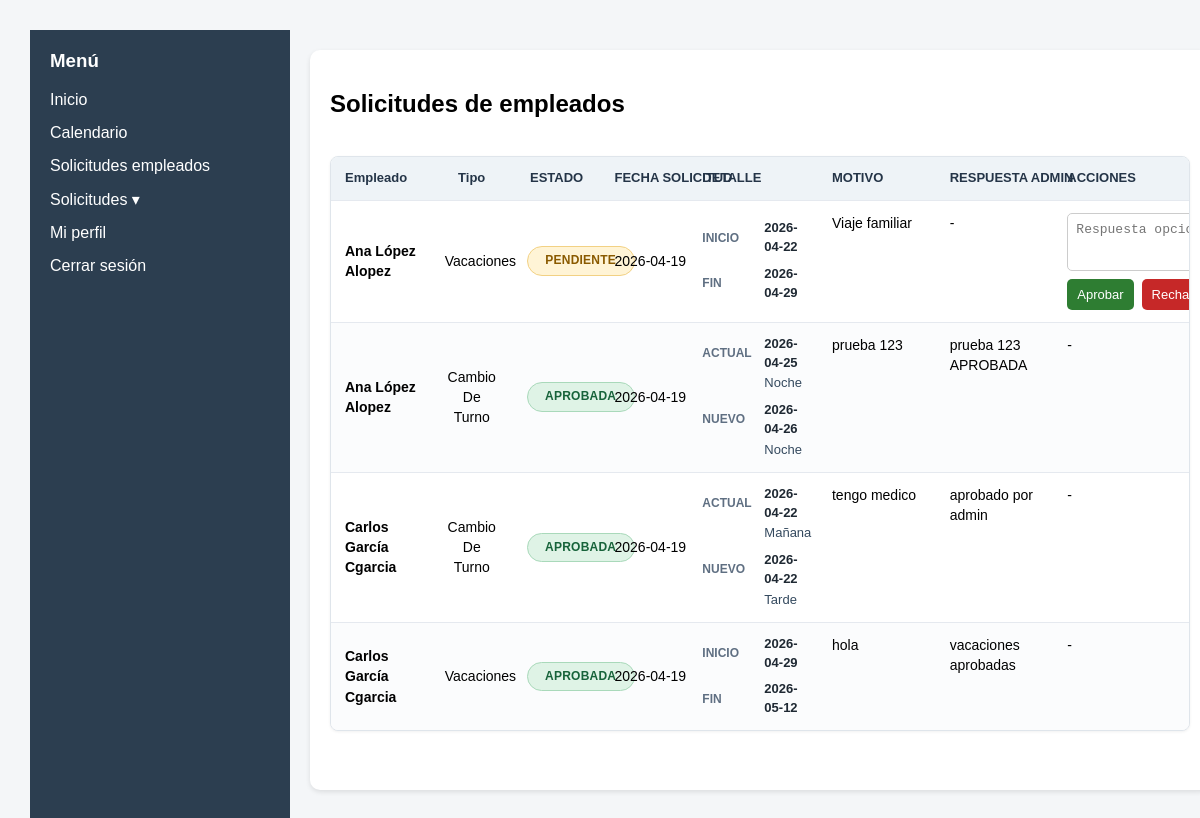
Screenshot of /frontend/views/admin_solicitudes.php (signed in) with the database file from the repository.
### tables this page shows
CREATE TABLE SOLICITUD (
    id_solicitud INTEGER PRIMARY KEY AUTOINCREMENT,
    tipo TEXT NOT NULL,
    motivo TEXT,
    estado TEXT NOT NULL,
    fecha_solicitud TEXT NOT NULL,
    id_empleado INTEGER NOT NULL, fecha_inicio TEXT, fecha_fin TEXT, fecha_turno_actual TEXT, turno_actual TEXT, fecha_turno_nuevo TEXT, turno_nuevo TEXT, respuesta_admin TEXT,
    FOREIGN KEY (id_empleado) REFERENCES EMPLEADO(id_empleado)
);

CREATE TABLE EMPLEADO (
	id_empleado INTEGER PRIMARY KEY AUTOINCREMENT,
	nombre TEXT NOT NULL,
	email TEXT NOT NULL,
	dni TEXT NOT NULL,
	telefono TEXT,
	usuario TEXT NOT NULL,
	contrasena TEXT NOT NULL,
	rol TEXT NOT NULL
);

### frontend/views/admin_solicitudes.php (the view, shortened to what this page needs)
<?php include '../components/header.php'; ?>
<?php include '../components/layout.php'; ?>
<?php
$db = getDB();
$stmt = $db->prepare("
  SELECT
    s.id_solicitud,
    s.tipo,
    s.motivo,
    s.estado,
    s.fecha_solicitud,
    s.fecha_inicio,
    s.fecha_fin,
    s.fecha_turno_actual,
    s.turno_actual,
    s.fecha_turno_nuevo,
    s.turno_nuevo,
    s.respuesta_admin,
    e.nombre,
    e.usuario,
    e.email
  FROM SOLICITUD s
  INNER JOIN EMPLEADO e ON s.id_empleado = e.id_empleado
  ORDER BY
    CASE s.estado
      WHEN 'pendiente' THEN 1
      WHEN 'aprobada' THEN 2
      WHEN 'rechazada' THEN 3
      ELSE 4
    END,
    s.fecha_solicitud DESC,
    s.id_solicitud DESC
");
$stmt->execute();
$solicitudes = $stmt->fetchAll(PDO::FETCH_ASSOC);
function mostrarTipoSolicitud($tipo)
{
  $tipos = [
    'vacaciones' => 'Vacaciones',
    'cambio_turno' => 'Cambio de turno'
  ];
  return $tipos[$tipo] ?? $tipo;
}
function mostrarEstadoSolicitud($estado)
{
  $estados = [
    'pendiente' => 'Pendiente',
    'aprobada' => 'Aprobada',
    'rechazada' => 'Rechazada'
  ];
  return $estados[$estado] ?? $estado;
}
?>
<main>
  <div class="card">
    <h2>Solicitudes de empleados</h2>
    <?php if (count($solicitudes) === 0): ?>
      <p>No hay solicitudes registradas.</p>
    <?php else: ?>
      <table class="requests-table admin-requests-table">
        <thead>
          <tr>
            <th>Empleado</th>
            <th>Tipo</th>
            <th>Estado</th>
            <th>Fecha solicitud</th>
            <th>Detalle</th>
            <th>Motivo</th>
            <th>Respuesta admin</th>
            <th>Acciones</th>
          </tr>
        </thead>
        <tbody>
          <?php foreach ($solicitudes as $solicitud): ?>
            <tr>
              <td>
                <strong><?php echo htmlspecialchars($solicitud['nombre']); ?></strong>
                <br>
                <span><?php echo htmlspecialchars($solicitud['usuario']); ?></span>
              </td>
              <td><?php echo htmlspecialchars(mostrarTipoSolicitud($solicitud['tipo'])); ?></td>
              <td>
                <span class="status status-<?php echo htmlspecialchars($solicitud['estado']); ?>">
                  <?php echo htmlspecialchars(mostrarEstadoSolicitud($solicitud['estado'])); ?>
                </span>
              </td>
              <td><?php echo htmlspecialchars($solicitud['fecha_solicitud']); ?></td>
              <td>
                <?php if ($solicitud['tipo'] === 'vacaciones'): ?>
                  <div class="request-detail">
                    <div>
                      <span>Inicio</span>
                      <strong><?php echo htmlspecialchars($solicitud['fecha_inicio'] ?? ''); ?></strong>
                    </div>
                    <div>
                      <span>Fin</span>
                      <strong><?php echo htmlspecialchars($solicitud['fecha_fin'] ?? ''); ?></strong>
                    </div>
                  </div>
                <?php elseif ($solicitud['tipo'] === 'cambio_turno'): ?>
                  <div class="shift-change">
                    <div class="shift-change-row">
                      <span>Actual</span>
                      <strong><?php echo htmlspecialchars($solicitud['fecha_turno_actual'] ?? ''); ?></strong>
                      <em><?php echo htmlspecialchars($solicitud['turno_actual'] ?? ''); ?></em>
                    </div>
                    <div class="shift-change-row">
                      <span>Nuevo</span>
                      <strong><?php echo htmlspecialchars($solicitud['fecha_turno_nuevo'] ?? ''); ?></strong>
                      <em><?php echo htmlspecialchars($solicitud['turno_nuevo'] ?? ''); ?></em>
                    </div>
                  </div>
                <?php else: ?>
                  -
                <?php endif; ?>
              </td>
              <td><?php echo nl2br(htmlspecialchars($solicitud['motivo'] ?? '')); ?></td>
              <td>
                <?php echo nl2br(htmlspecialchars($solicitud['respuesta_admin'] ?? '-')); ?>
              </td>
              <td>
                <?php if ($solicitud['estado'] === 'pendiente'): ?>
                  <form method="POST" class="admin-action-form">
                    <textarea name="respuesta_admin" placeholder="Respuesta opcional"></textarea>
                    <div class="admin-action-buttons">
                      <button class="primary approve-btn" type="submit" name="accion" value="aprobada">Aprobar</button>
                      <button class="primary reject-btn" type="submit" name="accion" value="rechazada">Rechazar</button>
                    </div>
                  </form>
                <?php else: ?>
                  -
                <?php endif; ?>
              </td>
            </tr>
          <?php endforeach; ?>
        </tbody>
      </table>
    <?php endif; ?>
  </div>
</main>
<?php include '../components/footer.php'; ?>

### rows the page displays
solicitud: id_empleado.nombre "Ana López", id_empleado.usuario "Alopez", tipo "Vacaciones", estado "PENDIENTE", fecha_solicitud "2026-04-19", fecha_inicio "2026-04-22", fecha_fin "2026-04-29", motivo "Viaje familiar", respuesta_admin "-"
solicitud: id_empleado.nombre "Ana López", id_empleado.usuario "Alopez", tipo "Cambio De Turno", estado "APROBADA", fecha_solicitud "2026-04-19", fecha_turno_actual "2026-04-25", turno_actual "Noche", fecha_turno_nuevo "2026-04-26", turno_nuevo "Noche", motivo "prueba 123", respuesta_admin "prueba 123 APROBADA"
solicitud: id_empleado.nombre "Carlos García", id_empleado.usuario "Cgarcia", tipo "Cambio De Turno", estado "APROBADA", fecha_solicitud "2026-04-19", fecha_turno_actual "2026-04-22", turno_actual "Mañana", fecha_turno_nuevo "2026-04-22", turno_nuevo "Tarde", motivo "tengo medico", respuesta_admin "aprobado por admin"
solicitud: id_empleado.nombre "Carlos García", id_empleado.usuario "Cgarcia", tipo "Vacaciones", estado "APROBADA", fecha_solicitud "2026-04-19", fecha_inicio "2026-04-29", fecha_fin "2026-05-12", motivo "hola", respuesta_admin "vacaciones aprobadas"
